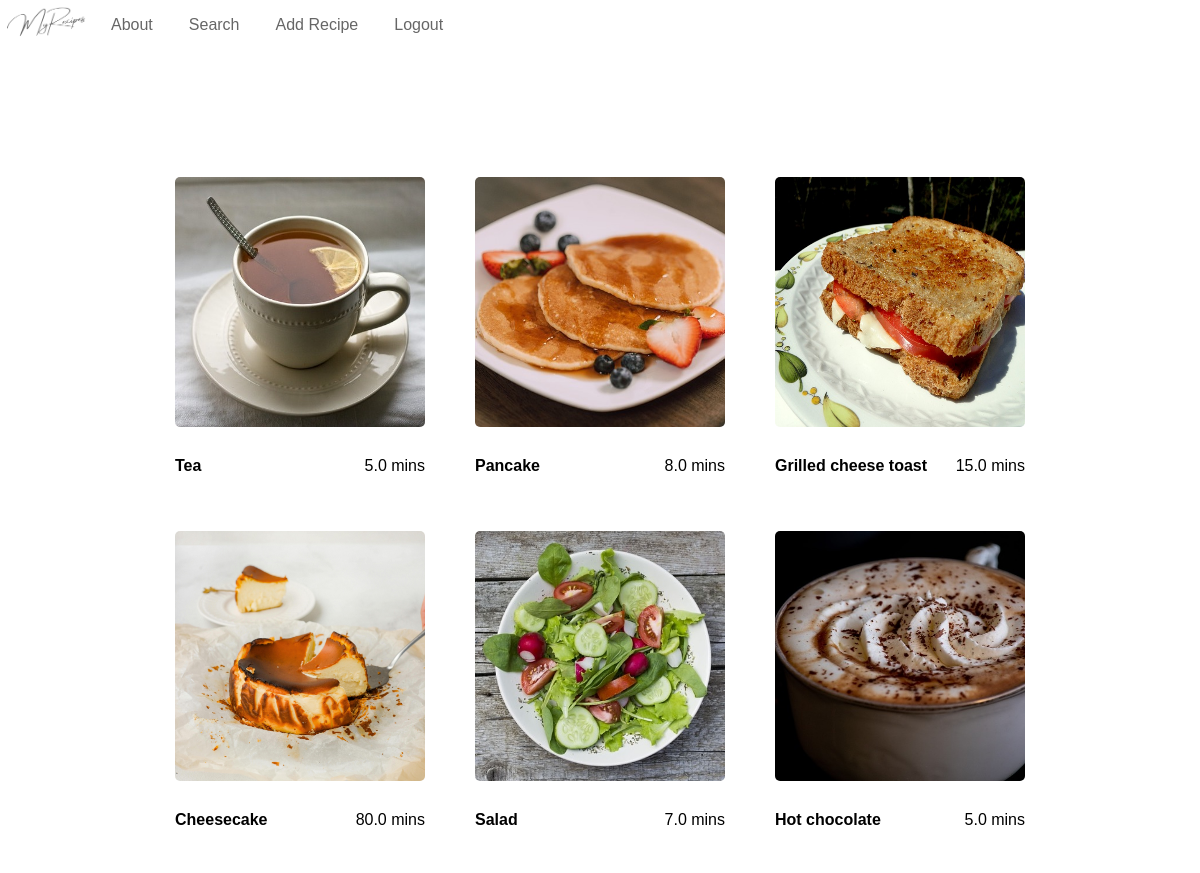
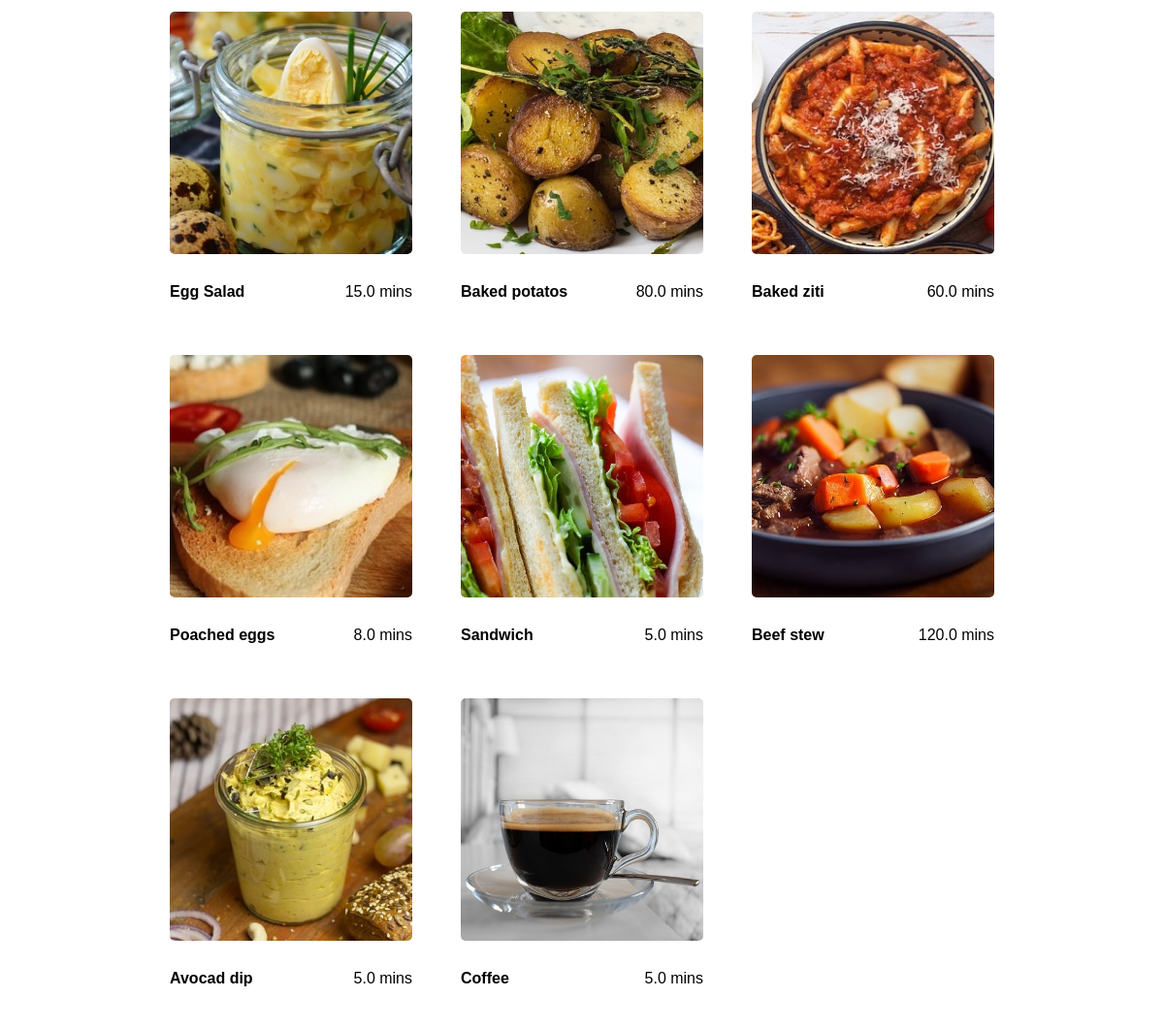
Screenshot of /list/ (signed in) with the database file from the repository (2 pictures, top to bottom).
### recipes/models.py (models this page shows, shortened)
class Recipe(models.Model):
    name = models.CharField(max_length=120)
    cooking_time = models.FloatField(help_text="in minutes")
    ingredients = models.CharField(max_length=350)
    description = models.TextField(max_length=500)
    pic = models.ImageField(upload_to="recipes/", default="no_imag.png")
    def get_absolute_url(self):
        return reverse("recipes:detail", kwargs={"pk": self.pk})

### recipes/views.py (the view)
# urls.py: path("list/", RecipeListView.as_view(), name="list"),
class RecipeListView(LoginRequiredMixin, ListView):
    model = Recipe
    template_name = "recipes/recipe_list.html"

### recipes/templates/recipes/recipe_list.html (shortened to what this page needs)
{% load static %}
<!DOCTYPE html>
<html lang="en">
<head>
</head>
<body>
  <ul class="navbar">
    <li class="navbar-item" id="logo"><img src="{% static 'recipes/images/my-recipes-logo.png' %}"></li>
    <li class="navbar-item"><a href="{%url 'recipes:about' %}">About</a></li>
    <li class="navbar-item"><a href="{%url 'recipes:search' %}">Search</a></li>
    <li class="navbar-item"><a href="{%url 'recipes:add_recipe' %}">Add Recipe</a></li>
    <li class="navbar-item"><a href="{%url 'logout' %}">Logout</a></li>
  </ul>
  <h1 class="title">Recipes</h1>
  <div class="recipe-container">
    {% for object in object_list %}
    <a class="link" href ="{{object.get_absolute_url}}">
      <div class="recipe-items">
        <div class="recipe-img-container">
          <img src="{{object.pic.url}}" width="250px" height="250px" object-fit="cover">
        </div>
        <div class="recipe-name-and-time">
          <p class="recipe-name">{{object.name}}</p>
          <p>{{object.cooking_time}} mins</p>
        </div>
      </div>
    </a>
    {% endfor %}
  </div>
</body>
</html>

### rows the page displays
Recipe: pic (picture), name "Tea", cooking_time "5.0"
Recipe: pic (picture), name "Pancake", cooking_time "8.0"
Recipe: pic (picture), name "Grilled cheese toast", cooking_time "15.0"
Recipe: pic (picture), name "Cheesecake", cooking_time "80.0"
Recipe: pic (picture), name "Salad", cooking_time "7.0"
Recipe: pic (picture), name "Hot chocolate", cooking_time "5.0"
Recipe: pic (picture), name "Egg Salad", cooking_time "15.0"
Recipe: pic (picture), name "Baked potatos", cooking_time "80.0"
Recipe: pic (picture), name "Baked ziti", cooking_time "60.0"
Recipe: pic (picture), name "Poached eggs", cooking_time "8.0"
Recipe: pic (picture), name "Sandwich", cooking_time "5.0"
Recipe: pic (picture), name "Beef stew", cooking_time "120.0"
Recipe: pic (picture), name "Avocad dip", cooking_time "5.0"
Recipe: pic (picture), name "Coffee", cooking_time "5.0"
